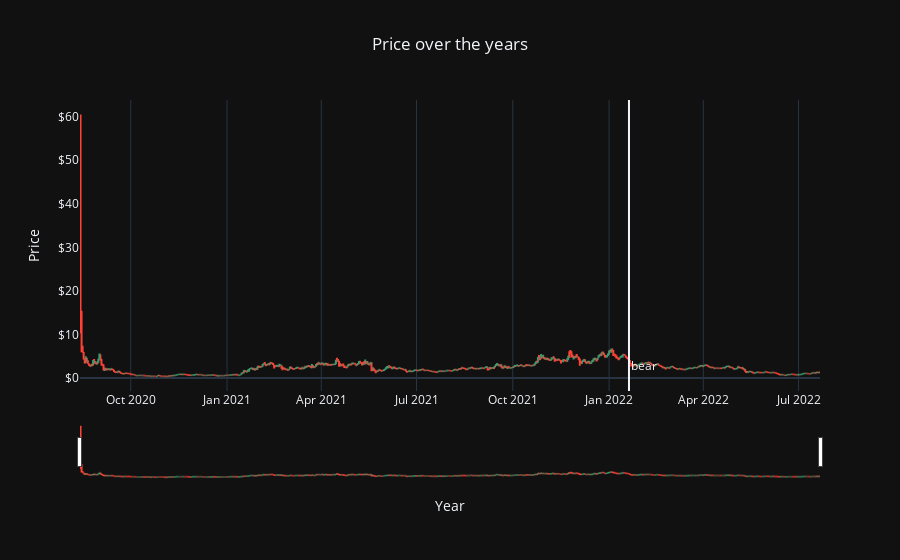

The code cell stored with this chart in its notebook:
### Markdown cell above
### Curve

### Code cell
#Bear from 2022-01-20 (-21.43%) to 2022-04-22 (21.36%)
#Since 2022-06-19 there were 4 times where it increased 20%
#2022-06-19 (20.60%) 2022-06-23 (21.03%) 2022-07-04 (20.73%) 2022-07-13 (33.21%)

raw_data=pd.read_csv('Curve.csv')
raw_data.Date = pd.to_datetime(raw_data.Date)
raw_data["prevClose"] = raw_data.Close.shift(1)
raw_data['change'] = raw_data[['Open','prevClose']].pct_change(axis=1)['prevClose']
result = raw_data.loc[abs(raw_data['change']) > 0.20]
result.loc[:,('change')] = result.loc[:,('change')].multiply(100).round(2).astype(str) + "%"

def date_format(df):
    if isinstance(df, pd.DataFrame):
        if 'Date' in df.columns:
            df.Date = pd.to_datetime(df.Date)
            df[['Year','Month','Day']] = df.Date.apply(lambda x: pd.Series(x.strftime("%Y-%m-%d").split("-")))
    else:
        print("Invalid entry")
    return df
data=date_format(raw_data)
data['Close']=data['Close'].astype(float)
data['Open']=data['Open'].astype(float)
data['High']=data['High'].astype(float)
data['Low']=data['Low'].astype(float)
data['Year']=data['Year'].astype(int)
data['Month']=data['Month'].astype(int)
data['Day']=data['Day'].astype(int)

fig = go.Figure(data=go.Ohlc(x=data['Date'],
                open=data['Open'],
                high=data['High'],
                low=data['Low'],
                close=data['Close']))

fig.update_layout(template='plotly_dark',
    title='Price over the years',
    xaxis_title="Year",
    yaxis_title='Price',title_x=0.5,
    shapes = [dict(x0='2022-01-20', x1='2022-01-20', y0=0, y1=1, xref='x', yref='paper',line_width=2)],
    annotations=[dict(x='2022-01-20', y=0.05, xref='x', yref='paper',showarrow=False, xanchor='left', text='bear')]
)

fig.update_yaxes( # the y-axis is in dollars
    tickprefix="$", showgrid=False
)

fig.update_xaxes(
     showgrid=True
)

fig.show()

### Figure 1 — Plotly figure (JSON) as saved in the notebook; plotly's stock layout.template omitted (floating-point values rounded to 4 significant figures; data arrays with more than 128 entries replaced by an {"elided": "..."} marker saying what was removed)
{"data": [{"close": {"elided": "707 float values"}, "high": {"elided": "707 float values"}, "low": {"elided": "707 float values"}, "open": {"elided": "707 float values"}, "type": "ohlc", "x": {"elided": "707 str values"}}], "layout": {"annotations": [{"showarrow": false, "text": "bear", "x": "2022-01-20", "xanchor": "left", "xref": "x", "y": 0.05, "yref": "paper"}], "shapes": [{"line": {"width": 2}, "x0": "2022-01-20", "x1": "2022-01-20", "xref": "x", "y0": 0, "y1": 1, "yref": "paper"}], "title": {"text": "Price over the years", "x": 0.5}, "xaxis": {"showgrid": true, "title": {"text": "Year"}}, "yaxis": {"showgrid": false, "tickprefix": "$", "title": {"text": "Price"}}}}
